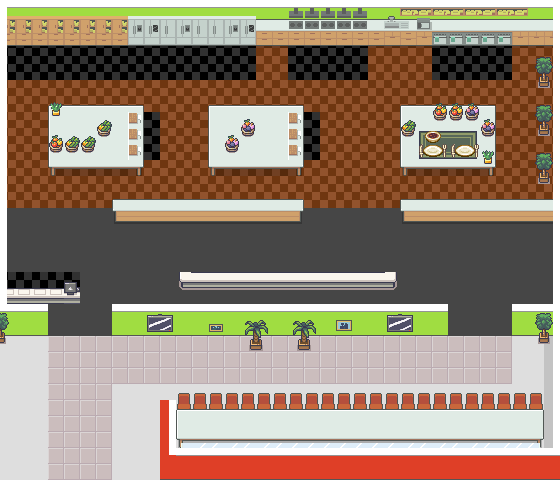

Rendered tile map (Tiled .tmx) drawn with the repository's tilesets; below, a short description and the map source with its tile grids summarised:
An orthogonal 35x30 tile map with 16x16 px tiles, 15 tile layers (Floor, ingredient_stations, frying_stations, cutting_stations, ...), 4 tilesets.

<map version="1.9" tiledversion="1.9.2" orientation="orthogonal" renderorder="right-down" width="35" height="30" tilewidth="16" tileheight="16" infinite="0" nextlayerid="21" nextobjectid="1">
 <tileset firstgid="1" source="kitchen_tileset.tsx" />
 <tileset firstgid="334" source="floor_and_wall_tileset.tsx" />
 <tileset firstgid="478" source="interior_16x16_tileset.tsx" />
 <tileset firstgid="1902" source="food_and_crockery.tsx" />
 <layer id="1" name="Floor" width="35" height="30">
  <data>[1050 cells, 1050 non-empty, 5 distinct tile ids]</data>
 </layer>
 <layer id="15" name="ingredient_stations" width="35" height="30">
  <data>[1050 cells, 48 non-empty, 1 distinct tile ids]</data>
 </layer>
 <layer id="16" name="frying_stations" width="35" height="30">
  <data>[1050 cells, 15 non-empty, 1 distinct tile ids]</data>
 </layer>
 <layer id="17" name="cutting_stations" width="35" height="30">
  <data>[1050 cells, 6 non-empty, 1 distinct tile ids]</data>
 </layer>
 <layer id="18" name="baking_stations" width="35" height="30">
  <data>[1050 cells, 15 non-empty, 1 distinct tile ids]</data>
 </layer>
 <layer id="19" name="serving_stations" width="35" height="30">
  <data>[1050 cells, 5 non-empty, 1 distinct tile ids]</data>
 </layer>
 <layer id="8" name="Chairs" width="35" height="30">
  <data>[1050 cells, 46 non-empty, 2 distinct tile ids]</data>
 </layer>
 <layer id="9" name="Tables" width="35" height="30">
  <data>[1050 cells, 70 non-empty, 10 distinct tile ids]</data>
 </layer>
 <layer id="5" name="Walls" width="35" height="30">
  <data>[1050 cells, 177 non-empty, 4 distinct tile ids]</data>
 </layer>
 <layer id="10" name="Glass" width="35" height="30">
  <data>[1050 cells, 23 non-empty, 4 distinct tile ids]</data>
 </layer>
 <layer id="6" name="Worktops" width="35" height="30">
  <data>[1050 cells, 242 non-empty, 41 distinct tile ids]</data>
 </layer>
 <layer id="11" name="Extras" width="35" height="30">
  <data>[1050 cells, 54 non-empty, 21 distinct tile ids]</data>
 </layer>
 <layer id="14" name="FruitAndCrockery" width="35" height="30">
  <data>[1050 cells, 40 non-empty, 16 distinct tile ids]</data>
 </layer>
 <layer id="2" name="BackWallTops" width="35" height="30">
  <data>[1050 cells, 62 non-empty, 2 distinct tile ids]</data>
 </layer>
 <layer id="3" name="SideWallTops" width="35" height="30">
  <data>[1050 cells, 100 non-empty, 6 distinct tile ids]</data>
 </layer>
</map>
